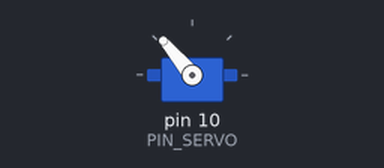
Simulated run of this sketch. Board: Arduino Uno, built with avr-gcc and run on an emulated ATmega328P. Shown: servo.

Above: at 1.05 s.
At 3.05 s:
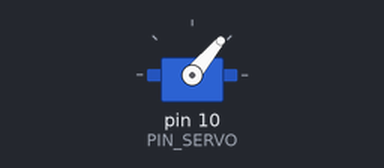
At 5.0 s:
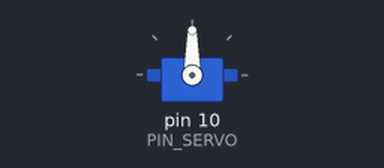
Timing chart, 0 to 6.2 s (numbered marks = the images above):
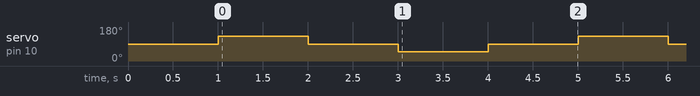

Measured:
- by itself, servo on pin 10 (PIN_SERVO): repeats every 4.0 s: 90° 1.0 s, 50° 1.0 s, 90° 1.0 s, 130° 1.0 s

The sketch:

10_example_1.ino
```cpp
#include <Servo.h>
#define PIN_SERVO 10

Servo myservo;

void setup() {
  myservo.attach(PIN_SERVO);
  myservo.write(90);
  delay(1000);

}

void loop() {
    // add code here.
  myservo.write(130);
  delay(1000);
  myservo.write(90);
  delay(1000);
  myservo.write(50);
  delay(1000);
  myservo.write(90);
  delay(1000);
}
```
